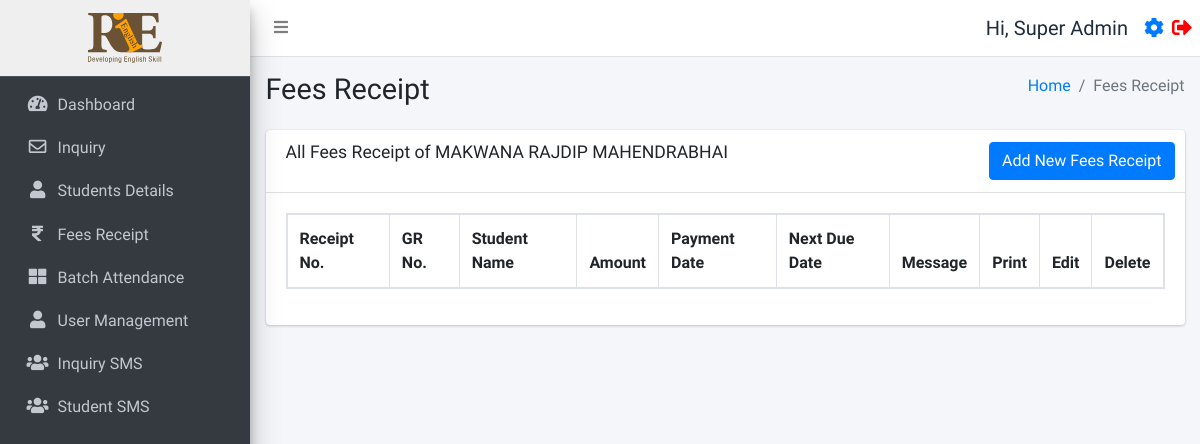
Before: /fees_receipt.php?student_id=1 (signed in) with the older database file.
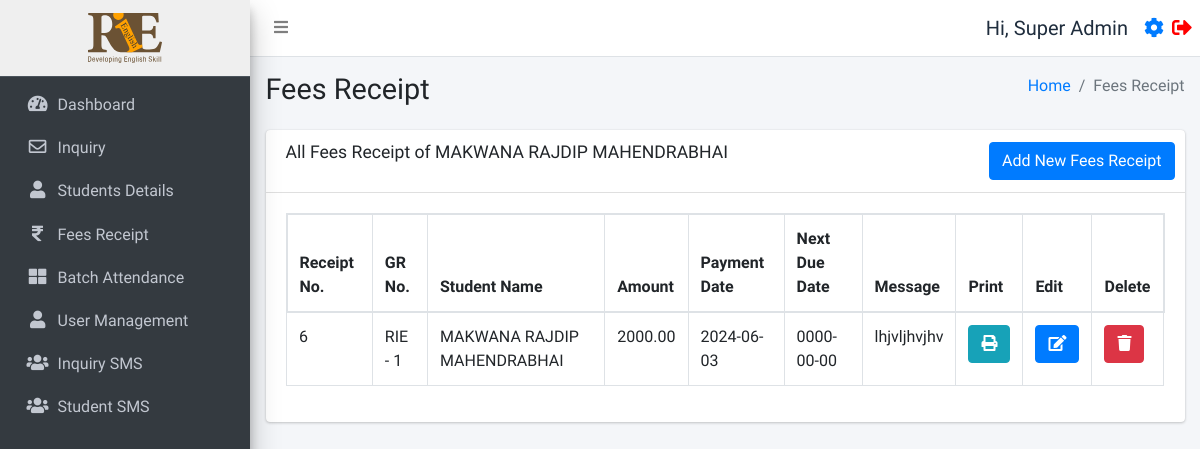
After: the same page with the newer database file.
### tables this page shows
CREATE TABLE `receipt` (
  `id` int(11) NOT NULL,
  `student_id` int(11) NOT NULL,
  `amount` decimal(10,2) NOT NULL,
  `payment_date` date NOT NULL,
  `due_date` date DEFAULT NULL,
  `message` varchar(255) DEFAULT NULL,
  `created_at` timestamp NOT NULL DEFAULT current_timestamp()
);

CREATE TABLE `studentinfo` (
  `id` int(11) NOT NULL,
  `name` varchar(255) DEFAULT NULL,
  `batch` int(11) DEFAULT NULL,
  `batch_name` varchar(255) DEFAULT NULL,
  `father_name` varchar(255) DEFAULT NULL,
  `mother_name` varchar(255) DEFAULT NULL,
  `dob` date DEFAULT NULL,
  `gender` varchar(50) DEFAULT NULL,
  `mobile_number` varchar(15) DEFAULT NULL,
  `fee_status` int(10) DEFAULT 0,
  `profession` varchar(100) DEFAULT NULL,
  `address` varchar(255) DEFAULT NULL,
  `admission_time` date DEFAULT NULL,
  `due_date` date DEFAULT NULL,
  `created_at` datetime NOT NULL DEFAULT current_timestamp(),
  `pending_fees` int(10) DEFAULT 0,
  `discount` int(10) NOT NULL,
  `total_fees` int(11) NOT NULL,
  `paid_fees` int(11) NOT NULL,
  `father_number` varchar(50) NOT NULL,
  `home_number` varchar(50) NOT NULL,
  `reference` varchar(200) DEFAULT NULL,
  `father_profession` varchar(200) DEFAULT NULL,
  `workplace_address` varchar(255) DEFAULT NULL,
  `aadharcard_number` varchar(20) DEFAULT NULL,
  `joining_purpose` varchar(255) DEFAULT NULL,
  `extratime_daily` varchar(255) DEFAULT NULL,
  `gmail_id` varchar(255) DEFAULT NULL
);

### function.php (called while the page is built, shortened)
<?php
require_once('db.php');
function selectFromTable($tableName, $columns, $whereConditions) {
    global $db;
    try {
        $sql = "SELECT " . implode(', ', $columns) . " FROM $tableName";
        if (!empty($whereConditions)) {
            $sql .= " WHERE " . implode(' AND ', array_map(function ($col, $val) {
                if (is_array($val)) {
                    return "$col IN (:" . implode(", :", array_keys($val)) . ")";
                } else {
                    return "$col = :$col";
                }
            }, array_keys($whereConditions), $whereConditions));
        }
        $stmt = $db->prepare($sql);
        foreach ($whereConditions as $col => $value) {
            if (is_array($value)) {
                foreach ($value as $key => $val) {
                    $stmt->bindValue(":$key", $val);
                }
            } else {
                $stmt->bindValue(":$col", $value);
            }
        }
        $stmt->execute();
        return $stmt->fetchAll(PDO::FETCH_ASSOC);
    } catch (PDOException $e) {
        return false;
    }
}
?>

### fees_receipt.php (the view, shortened to what the changed rows need)
<!DOCTYPE html>
<html lang="en">
<head>
</head>
<?php
include ('./header.php');
require_once 'function.php';
$studentId = $_GET['student_id'] ?? null;
$studentName = "";
$receipts = [];
if ($studentId) {
  $studentInfo = selectFromTable('studentinfo', ['name'], ['id' => $studentId]);
  $studentName = $studentInfo[0]['name'] ?? "Unknown Student";
  $receipts = selectFromTable('receipt', ['id', 'student_id', 'amount', 'payment_date', 'message', 'due_date'], ['student_id' => $studentId]);
}
$isSuperAdmin = isset($_SESSION['user_status']) && $_SESSION['user_status'] === 'super_admin';
$isAdmin = isset($_SESSION['user_status']) && $_SESSION['user_status'] === 'admin';
?>
<div class="content-wrapper">
  <div class="content-header">
    <div class="container-fluid">
      <div class="row mb-2">
        <div class="col-sm-6">
          <h1 class="m-0">Fees Receipt</h1>
        </div>
      </div>
    </div>
  </div>
  <section class="content">
    <div class="container-fluid">
      <div class="row">
        <div class="col-12">
          <div class="card">
            <div class="card-body">
              <div class="table-responsive">
                <table id="example1" class="table table-bordered">
                  <thead>
                    <tr>
                      <th>Receipt No.</th>
                      <th>GR No.</th>
                      <th>Student Name</th>
                      <th>Amount</th>
                      <th>Payment Date</th>
                      <th>Next Due Date</th>
                      <th>Message</th>
                      <th>Print</th>
                      <?php if ($isSuperAdmin || $isAdmin): ?>
                        <th>Edit</th>
                      <?php endif; ?>
                      <?php if ($isSuperAdmin): ?>
                        <th>Delete</th>
                      <?php endif; ?>
                    </tr>
                  </thead>
                  <tbody>
                    <?php foreach ($receipts as $receipt): ?>
                      <tr>
                        <td><?php echo htmlspecialchars($receipt['id']); ?></td>
                        <td>RIE - <?php echo htmlspecialchars($receipt['student_id']); ?></td>
                        <td><?php echo htmlspecialchars($studentName); ?></td>
                        <td><?php echo htmlspecialchars($receipt['amount']); ?></td>
                        <td><?php echo htmlspecialchars($receipt['payment_date']); ?></td>
                        <td><?php echo htmlspecialchars($receipt['due_date']); ?></td>
                        <td><?php echo htmlspecialchars($receipt['message']); ?></td>
                        <?php if ($isSuperAdmin || $isAdmin): ?>
                          <td><button class="btn btn-info" onclick="printPDF('<?php echo $receipt['id']; ?>')"><i
                                class="fas fa-print"></i></button></td>
                          <td><a href='javascript:void(0);' onclick="confirmEdit('<?php echo $receipt['id']; ?>')"
                              class='btn btn-primary'><i class='fas fa-edit'></i></a></td>
                        <?php endif; ?>
                        <?php if ($isSuperAdmin): ?>
                          <td><a href='javascript:void(0);' onclick="confirmDelete('<?php echo $receipt['id']; ?>')"
                              class='btn btn-danger'><i class='fas fa-trash'></i></a></td>
                        <?php endif; ?>
                      </tr>
                    <?php endforeach; ?>
                  </tbody>
                </table>
              </div>
            </div>
          </div>
        </div>
      </div>
    </div>
  </section>
</div>
<?php include ('./footer.php'); ?>

### header.php (shortened to what the changed rows need)
<?php
require_once 'db.php';
require_once ('function.php');
?>
<!DOCTYPE html>
<html lang="en">
<head>
  <link rel="stylesheet" href="./plugins/fontawesome-free/css/all.min.css">
  <link rel="stylesheet" href="https://code.ionicframework.com/ionicons/2.0.1/css/ionicons.min.css">
  <link rel="stylesheet" href="./plugins/icheck-bootstrap/icheck-bootstrap.min.css">
  <link rel="stylesheet" href="https://cdn.datatables.net/1.10.19/css/dataTables.bootstrap4.min.css">
  <link rel="stylesheet" href="./asset/css/adminlte.min.css">
  <link rel="stylesheet" href="./asset/css/style.css">
</head>
<body class="hold-transition sidebar-mini layout-fixed">
  <div class="wrapper">
    <aside class="main-sidebar sidebar-dark-primary elevation-4">
      <?php if ($_SESSION['user_status'] === 'faculty'): ?>
        <a href="./batch.php" class="brand-link" style="text-align:center;background:#efefef;">
        <?php else: ?>
          <a href="./dashboard.php" class="brand-link" style="text-align:center;background:#efefef;">
          <?php endif; ?>
          <img src="./asset/img/logo.svg" alt="RIE logo Logo" style="height:50px;">
        </a>
    </aside>

Changed rows visible on the page:
added receipt: id "6", student "1", student.name "MAKWANA RAJDIP MAHENDRABHAI", amount "2000.00", payment_date "2024-06-03", due_date "0000-00-00", message "lhjvljhvjhv"
